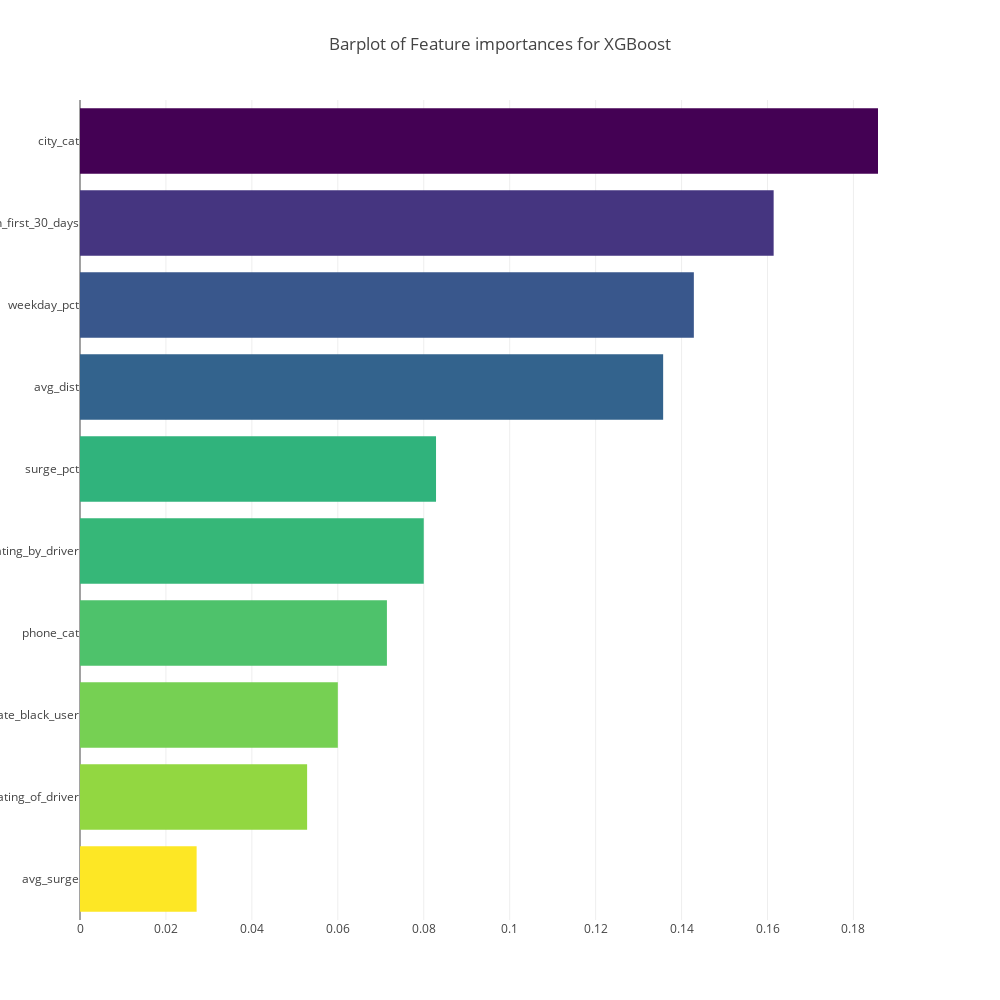

The cell this chart's notebook holds for it:
### Markdown cell above
After using multiple machine learning models for fitting and performing predictions, we can see that XGBoost is clearly performing better than the other models.

After performing the predictions, we can see that the accuracy of the model is around 78% which is pretty high for predicting if a customer will be retained.

We have a very high precision, recall and F1 score which is a very good metric for evaluating the performance of the model.We can see that precision , recall and f score is around 0.78 which is very good and can be considered as a good performing model.

Below is the plot for the feature importances in the model.  We see that city, weeday percentage and trip  in the first thirty days are the fetures highly effecting the performance of the model. Hence these can be used to further improve the performance of the model.

### Code cell
%matplotlib inline
import plotly.offline as py
py.init_notebook_mode(connected=True)
import plotly.graph_objs as go
import plotly.tools as tls
import warnings

features = new_df.drop(['Label'],axis=1).columns.values

x, y = (list(x) for x in zip(*sorted(zip(model_xgb.feature_importances_, features), 
                                                            reverse = False)))
trace2 = go.Bar(
    x=x ,
    y=y,
    marker=dict(
        color=x,
        colorscale = 'Viridis',
        reversescale = True
    ),
    name='Feature importance for XGBoost ',
    orientation='h',
)

layout = dict(
    title='Barplot of Feature importances for XGBoost',
     width = 1000, height = 1000,
    yaxis=dict(
        showgrid=False,
        showline=False,
        showticklabels=True,
#         domain=[0, 0.85],
    ))

fig1 = go.Figure(data=[trace2])
fig1['layout'].update(layout)
py.iplot(fig1, filename='plots')

### Figure 1 — Plotly figure (JSON) as saved in the notebook; plotly's stock layout.template omitted (floating-point values rounded to 4 significant figures)
{"data": [{"marker": {"color": [0.02714, 0.05286, 0.06, 0.07143, 0.08, 0.08286, 0.1357, 0.1429, 0.1614, 0.1857], "colorscale": "Viridis", "reversescale": true}, "name": "Feature importance for XGBoost ", "orientation": "h", "type": "bar", "x": [0.02714, 0.05286, 0.06, 0.07143, 0.08, 0.08286, 0.1357, 0.1429, 0.1614, 0.1857], "y": ["avg_surge", "avg_rating_of_driver", "ultimate_black_user", "phone_cat", "avg_rating_by_driver", "surge_pct", "avg_dist", "weekday_pct", "trips_in_first_30_days", "city_cat"]}], "layout": {"height": 1000, "title": "Barplot of Feature importances for XGBoost", "width": 1000, "yaxis": {"showgrid": false, "showline": false, "showticklabels": true}}}
